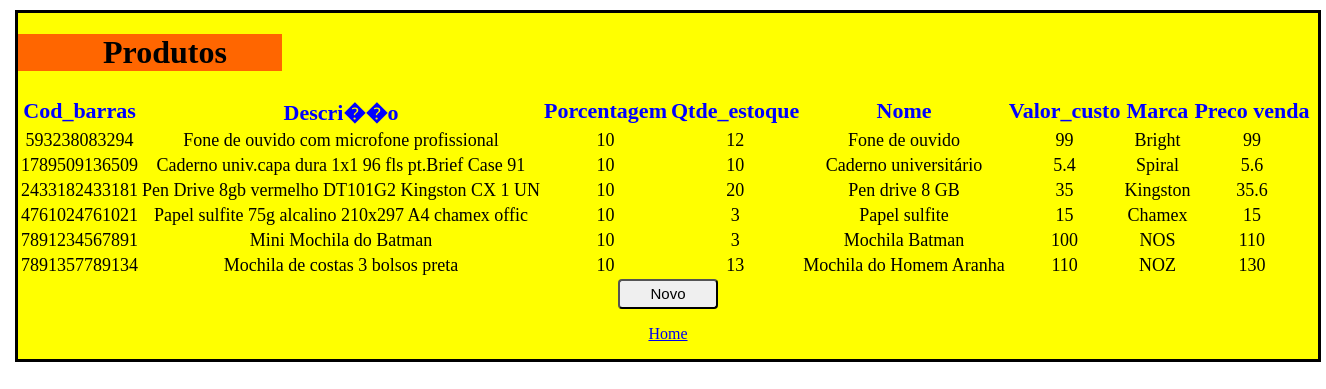
Screenshot of /SitePapelaria/paginas/produto.php with the database file from the repository.
### tables this page shows
CREATE TABLE IF NOT EXISTS `produto` (
  `cod_barras` varchar(13) NOT NULL,
  `descricao` varchar(50) NOT NULL,
  `porcentagem` double NOT NULL,
  `qtde_estoque` int(11) NOT NULL,
  `nome` varchar(50) NOT NULL,
  `valor_custo` double NOT NULL,
  `marca` varchar(50) NOT NULL,
  `preco_venda` double NOT NULL,
  `nome_imagem` varchar(50) NOT NULL,
  `cnpj_fornecedor` varchar(14) NOT NULL,
  `categoria` varchar(15) NOT NULL,
  PRIMARY KEY (`cod_barras`)
);

### SitePapelaria/paginas/produto.php (the view, shortened to what this page needs)
<html lang="pt-BR">
    <head>
        <link rel="stylesheet" type="text/css" href="http://localhost/SitePapelaria/css/estilo.css">
    </head>
    <body>
        <form method="POST" action="./novoProduto.php">
            <div id="divTabelaProdutos">
                <?php
                $conexao = new mysqli("localhost", "root", "", "papelaria2");
                $query = "SELECT * FROM produto;";
                echo '<h1>Produtos</h1>';
                echo '<div id="divProduto">';
                echo "<table> ";
                echo "<th>Cod_barras </th>";
                echo "<th>Descri��o</th>";
                echo "<th>Porcentagem</th>";
                echo "<th>Qtde_estoque </th>";
                echo "<th>Nome</th>";
                echo "<th>Valor_custo</th>";
                echo "<th>Marca</th>";
                echo "<th>Preco venda</th>";
                if ($result = $conexao->query($query)) {
                    while ($row = $result->fetch_array()) {
                        echo "<tr>";
                        echo "<td>";
                        printf(" %s", $row [0]);
                        echo "</td>";
                        echo "<td>";
                        printf(" %s", $row [1]);
                        echo "</td>";
                        echo "<td>";
                        printf(" %s", $row [2]);
                        echo "</td>";
                        echo "<td>";
                        printf(" %s", $row [3]);
                        echo "</td>";
                        echo "<td>";
                        printf(" %s", $row [4]);
                        echo "</td>";
                        echo "<td>";
                        printf(" %s", $row [5]);
                        echo "</td>";
                        echo "<td>";
                        printf(" %s", $row [6]);
                        echo "</td>";
                        echo "<td>";
                        printf(" %s", $row [7]);
                        echo "</td>";
                        echo "</tr>";
                    }
                }
                echo "</table>";
                echo '</div>';
                ?>
                <input type="submit" value="Novo" name="botaoNovoProduto">
                </form>
                <p><a href="../index.php">Home</a></p>
    </body>
</html>

### SitePapelaria/css/estilo.css (style rules this page uses)
body { background: white; padding:0px; padding-left: 10px; margin:0px; padding-top: 10px; }
h1 { background: #F60; padding-left: 30px; width: 18%; }
input[type="submit"] { width: 100px; height: 30px; border-radius: 4px; font-size: 15px; }
#divTabelaProdutos { margin: 0 auto; padding: 0; background-color: yellow; text-align: center; border-style: solid; width: 1300px; }
th { color: blue; font-size: 22px; text-align: center; }
td { text-align: center; font-size: 18px; }
tr { text-align: center; }

### rows the page displays
produto: cod_barras "593238083294", descricao "Fone de ouvido com microfone profissional", porcentagem "10", qtde_estoque "12", nome "Fone de ouvido", valor_custo "99", marca "Bright", preco_venda "99"
produto: cod_barras "1789509136509", descricao "Caderno univ.capa dura 1x1 96 fls pt.Brief Case 91", porcentagem "10", qtde_estoque "10", nome "Caderno universitário", valor_custo "5.4", marca "Spiral", preco_venda "5.6"
produto: cod_barras "2433182433181", descricao "Pen Drive 8gb vermelho DT101G2 Kingston CX 1 UN", porcentagem "10", qtde_estoque "20", nome "Pen drive 8 GB", valor_custo "35", marca "Kingston", preco_venda "35.6"
produto: cod_barras "4761024761021", descricao "Papel sulfite 75g alcalino 210x297 A4 chamex offic", porcentagem "10", qtde_estoque "3", nome "Papel sulfite", valor_custo "15", marca "Chamex", preco_venda "15"
produto: cod_barras "7891234567891", descricao "Mini Mochila do Batman", porcentagem "10", qtde_estoque "3", nome "Mochila Batman", valor_custo "100", marca "NOS", preco_venda "110"
produto: cod_barras "7891357789134", descricao "Mochila de costas 3 bolsos preta", porcentagem "10", qtde_estoque "13", nome "Mochila do Homem Aranha", valor_custo "110", marca "NOZ", preco_venda "130"
